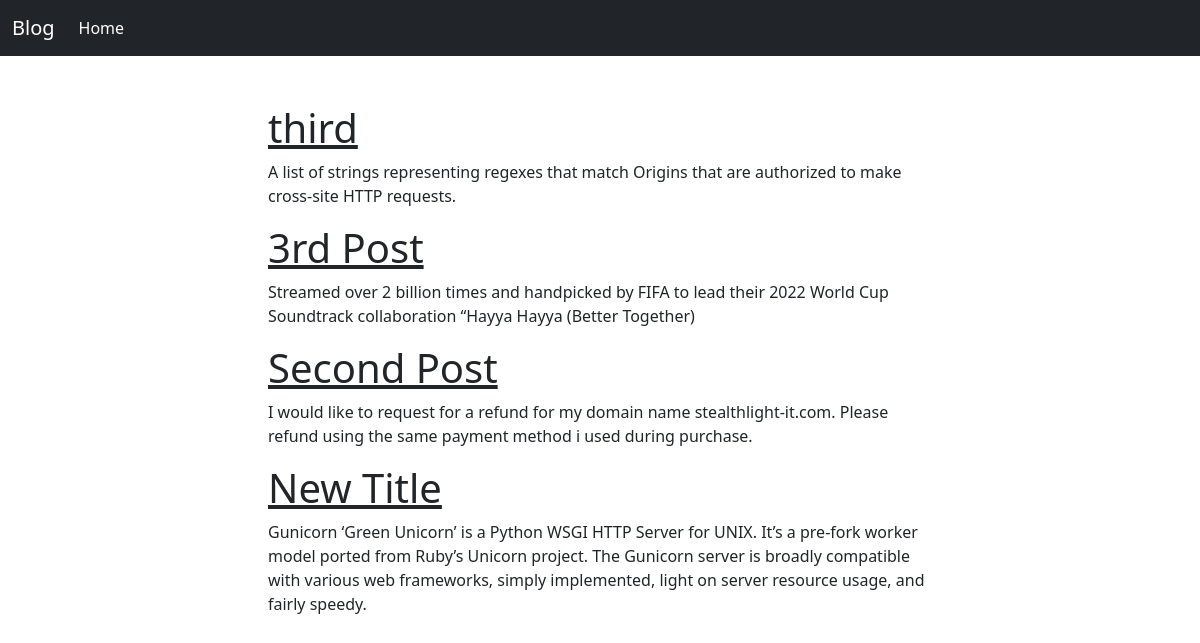
Screenshot of /blog/ with the database file from the repository.
### pages/models.py (models this page shows, shortened)
class Post (models.Model):
    class NewManager(models.Manager):
        def get_queryset(self):
            return super().get_queryset() .filter(status='published')
    save_options = (
        ('draft', 'Draft'),
        ('published', 'Published'),
    )
    title = models.CharField(max_length=250)
    excerpt = models.TextField(null=True)
    slug = models.SlugField(max_length=250, unique_for_date='publish')
    publish = models.DateTimeField(default=timezone.now)
    author = models.ForeignKey (User, on_delete=models.CASCADE, related_name='blog_posts')
    content = models.TextField()
    status = models.CharField(max_length=10, choices=save_options, default='draft')
    objects = models.Manager()
    newmanager = NewManager()
    def get_absolute_url(self):
        return reverse('blog:post_single',args=[self.slug])
    class Meta:
        ordering = ('-publish',)

### pages/views.py (the view)
# urls.py: 2. Add a URL to urlpatterns:  path('', views.home, name='home')
def home(request):
    all_posts = Post.newmanager.all()
    return render(request, 'index.html', {'posts' : all_posts})

### templates/index.html (shortened to what this page needs)
{% extends "base.html" %}
{% block content %}
<div class="container">
  <div class="row justify-content-md-center">
    <div class="col-md-8 p-5">
      {% for post in posts %}
      <div class="col-12">
        <h1> <a class="text-dark" href="{{post.get_absolute_url}}">{{post.title}}</a> </h1>
      </div>
      <div class="col-12">
        <p>{{post.excerpt}}</p>
      </div>
      {% endfor %}
    </div>
  </div>
</div>
{% endblock %}

### templates/base.html (shortened to what this page needs)
<!doctype html>
<html lang="en">
<head>
    <link href="https://cdn.jsdelivr.net/npm/bootstrap@5.0.2/dist/css/bootstrap.min.css" rel="stylesheet"
>
</head>
<body>
    <nav class="navbar navbar-expand-lg navbar-dark bg-dark">
        <div class="container-fluid">
            <a class="navbar-brand" href="#">Blog</a>
            <div class="collapse navbar-collapse" id="navbarSupportedContent">
                <ul class="navbar-nav me-auto mb-2 mb-lg-0">
                    <li class="nav-item">
                        <a class="nav-link active" aria-current="page" href="http://127.0.0.1:8000/blog">Home</a>
                    </li>
            </div>
        </div>
    </nav>
    {% block content %}
    {% endblock %}
</body>
</html>

### rows the page displays
Post: title "third", excerpt "A list of strings representing regexes that match Origins that are authorized to make cross-site HTTP requests."
Post: title "3rd Post", excerpt "Streamed over 2 billion times and handpicked by FIFA to lead their 2022 World Cup Soundtrack collaboration “Hayya Hayya (Better Together)"
Post: title "Second Post", excerpt "I would like to request for a refund for my domain name stealthlight-it.com. Please refund using the same payment method i used during purchase."
Post: title "New Title", excerpt "Gunicorn ‘Green Unicorn’ is a Python WSGI HTTP Server for UNIX. It’s a pre-fork worker model ported from Ruby’s Unicorn project. The Gunicorn server is broadly compatible with various web frameworks, simply implemented, light on server resource usage, and fairly speedy."
